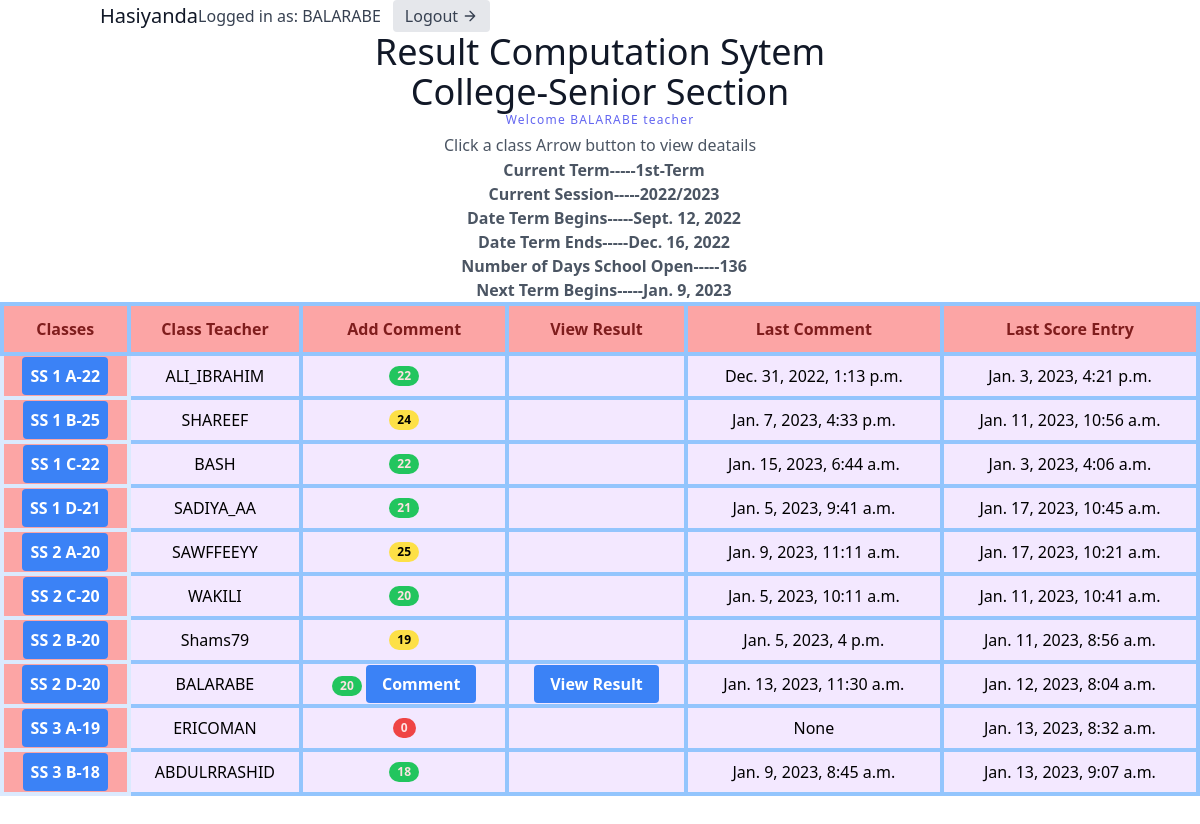
Screenshot of /classList/ (signed in) with the database file from the repository.
### users/models.py (models this page shows, shortened)
class User(AbstractUser):
    class Role(models.TextChoices):
        ADMIN = 'admin'
        TEACHER = 'teacher'
        STUDENT = 'student'
    base_role = Role.TEACHER
    role = models.CharField(max_length=10, choices= Role.choices , null=True, blank=True)
    section = models.ForeignKey('result.section', on_delete=models.SET_NULL, null=True , blank=True)
    class Meta:
        db_table = 'auth_user'
    def __str__(self):
        return self.username

### result/models.py (models this page shows, shortened)
class section(models.Model):
    sectionName = models.CharField(max_length=100 , unique=True)
    def __str__(self):
        return self.sectionName

class setting(models.Model):
    announcement = models.CharField(max_length=100,null=True)
    announcement_date = models.DateField(auto_now_add=False,null=True)
    news = models.CharField(max_length=100,null=True)
    current_Term = models.CharField(max_length=100,choices=term_choices,null=True)
    current_Session = models.CharField(max_length=100,null=True)
    date_Term_Begin = models.DateField(auto_now_add=False,null=True)
    date_Term_End = models.DateField(auto_now_add=False,null=True)
    number_of_days_school_open = models.IntegerField(null=True)
    next_term_begins = models.DateField(auto_now_add=False,null=True)

class classArmTeacher(models.Model):
    className = models.ForeignKey(all_class, on_delete=models.CASCADE, null=True)
    classArm = models.ForeignKey(classArm, related_name='classArm', on_delete=models.CASCADE, null=True)
    classTeacher = models.ForeignKey(User, on_delete=models.SET_NULL, null=True)
    date = models.DateTimeField(auto_now_add=True)
    class Meta:
        ordering = ['className']

class all_class(models.Model):
    className = models.CharField(max_length=100 , unique=True)
    section = models.ForeignKey(section, on_delete=models.CASCADE, null=True)
    complete = models.BooleanField(default=False)
    date = models.DateTimeField(auto_now_add=True)
    def __str__(self):
        return self.className
    class Meta:
        ordering = ['className']

class classArm(models.Model):
    armName = models.CharField(max_length=100 , unique=True)
    def __str__(self):
        return self.armName
    class Meta:
        ordering = ['armName']

### result/views.py (the view, shortened to what this page needs)
# urls.py: path('classList/', classList.as_view(), name='classList'),
class classList(ListView):
    model = classArmTeacher
    template_name = 'result/classList.html'
    def get_context_data(self, **kwargs):
        context = super(classList, self).get_context_data(**kwargs)
        context['user'] = self.request.user
        context['setting'] = setting.objects.all()
        context['settingForm'] = settingForm()
        if self.request.user.is_staff:
            context["btn"] = "Edit Termlly Settings"
            context['all_class'] = classArmTeacher.objects.annotate(
                commentCount = Count('comment__student__id', distinct=True),
                student_in_assessment = Count('assessment__student__id', distinct=True),
                latestCommentdate = Max('comment__date'),
                latestAssessmentdate = Max('assessment__date')
                )
        else:
            context['all_class'] = classArmTeacher.objects.filter(className__section__sectionName = self.request.user.section).annotate(
                commentCount = Count('comment__id', distinct=True),
                student_in_assessment = Count('assessment__student__id', distinct=True),
                latestCommentdate = Max('comment__date'),
                latestAssessmentdate = Max('assessment__date')
            )
        return context

### result/templates/result/classList.html (shortened to what this page needs)
<script src="https://cdn.tailwindcss.com"></script>
<link rel="stylesheet" href="https://cdn.tailgrids.com/tailgrids-fallback.css" />
{% include 'navbar.html' %}
<section class="text-gray-600 body-font">
   <div class="container px-5  mx-auto">
     <div class="flex flex-col text-center w-full">
       <h1 class="sm:text-4xl text-3xl font-medium title-font text-gray-900">Result Computation Sytem</h1>
       <h1 class="sm:text-4xl text-3xl font-medium title-font text-gray-900">{{ user.section }} Section</h1>
       <h2 class="text-xs text-indigo-500 tracking-widest font-medium title-font mb-1">Welcome {{user.username}} {{user.role}}</h2>
       <p class=" mx-auto leading-relaxed text-base">Click a class Arrow button to view deatails</p>
        {% if setting.count > 0 %}
              <h4 class="font-bold pl-2">
                  Current Term-----{{setting.0.current_Term}}<br>
                  Current Session-----{{setting.0.current_Session}}<br>
                  Date Term Begins-----{{setting.0.date_Term_Begin}}<br>
                  Date Term Ends-----{{setting.0.date_Term_End}}<br>
                  Number of Days School Open-----{{setting.0.number_of_days_school_open}}<br>
                  Next Term Begins-----{{setting.0.next_term_begins}}<br>
              </h4>
        {% endif %}
      </div>
   </div>
   <div class="flex flex-col h-screen">
    <div class="flex-grow overflow-auto">
      <table class="relative w-full border">
        <thead>
          <tr>
            <th class="sticky top-0 border-4 border-blue-300  py-3 text-red-900 bg-red-300">Classes</th>
            <th class="sticky top-0 border-4 border-blue-300  py-3 text-red-900 bg-red-300">Class Teacher</th>
            <th class="sticky top-0 border-4 border-blue-300  py-3 text-red-900 bg-red-300">Add Comment</th>
            <th class="sticky top-0 border-4 border-blue-300  py-3 text-red-900 bg-red-300">View Result</th>
            <th class="sticky top-0 border-4 border-blue-300  py-3 text-red-900 bg-red-300 whitespace-nowrap">Last Comment</th>
            <th class="sticky top-0 border-4 border-blue-300  py-3 text-red-900 bg-red-300 whitespace-nowrap">Last Score Entry</th>
          </tr>
        </thead>
        <tbody class="divide-y bg-purple-100">
          <tr>
            {% for class in all_class %}
            <td class="border-4 border-blue-100  bg-red-300  text-center sticky left-0 ">
              <button class="bg-blue-500 hover:bg-blue-700 text-white font-bold py-2 px-2 rounded">
                <a href="{% url 'result:classDetails' class.id %}">
                  {{ class.className }} {{ class.classArm }}-{{class.student_in_assessment}}
                </a>
              </button>
            </td>
            <td class="border-4 border-blue-300    text-center">{{ class.classTeacher }}</td>
            <td class="border-4 border-blue-300    text-center">
              {%if class.commentCount == class.student_in_assessment %}
                <span class="inline-flex items-center justify-center px-2 py-1 text-xs font-bold leading-none text-red-100 bg-green-500 rounded-full">{{class.commentCount}}</span>
               {% elif class.commentCount > 0 %}
               <span class="inline-flex items-center justify-center px-2 py-1 text-xs font-bold leading-none text-black-100 bg-yellow-300 rounded-full">{{class.commentCount}}</span>
                {%else%}
                <span class="inline-flex items-center justify-center px-2 py-1 text-xs font-bold leading-none text-red-100 bg-red-500 rounded-full">{{class.commentCount}}</span>
               {%endif%}
            {% if class.classTeacher == request.user  or request.user.is_staff %}
              <button class="bg-blue-500 hover:bg-blue-700 text-white font-bold py-2 px-4 rounded">
              <a href="{% url 'result:addComment' class.id %}">Comment </a>
              </button>
            {% endif %}
            </td>
            <td class="border-4 border-blue-300    text-center">
            {% if class.classTeacher == request.user or request.user.is_staff %}
             <button class="bg-blue-500 hover:bg-blue-700 text-white font-bold py-2 px-4 rounded">
              <a href="{% url 'result:examResult' class.id %}">View Result</a>
              </button>
            {% endif %}
            </td>
            <td class="border-4 border-blue-300 text-center  ">
              {{ class.latestCommentdate }}
            </td>
            <td class="border-4 border-blue-300 text-center ">
              {{ class.latestAssessmentdate }}
            </td>
          </tr>
          {% endfor %}
        </tbody>
      </table>
    </div>
  </div>
 </section>

### templates/navbar.html (shortened to what this page needs)
<header class="text-gray-700 body-font">
<link rel="stylesheet" href="https://cdnjs.cloudflare.com/ajax/libs/animate.css/3.5.2/animate.min.css">
    <div class="container mx-auto flex flex-wrap flex-col md:flex-row items-center">
      <a href="" class="flex title-font font-medium items-center text-gray-900 mb-4 md:mb-0">
        <span class="ml-3 text-xl">Hasiyanda</span>
      </a>
      {% if request.user.is_authenticated %}
        Logged in as: {{ request.user.username }}
        <a href="{% url 'result:logoutUser'  %}" class="ml-3 inline-flex items-center bg-gray-200 border-0 py-1 px-3 focus:outline-none hover:bg-gray-300 rounded text-base mt-4 md:mt-0">
          Logout
            <svg fill="none" stroke="currentColor" stroke-linecap="round" stroke-linejoin="round" stroke-width="2" class="w-4 h-4 ml-1" viewBox="0 0 24 24">
                <path d="M5 12h14M12 5l7 7-7 7"></path>
            </svg>
        </a>
      {% endif %}
    </div>
</header>

### rows the page displays
setting: current_Term "1st-Term", current_Session "2022/2023", date_Term_Begin "Sept. 12, 2022", date_Term_End "Dec. 16, 2022", number_of_days_school_open "136", next_term_begins "Jan. 9, 2023"
classArmTeacher: className "SS 1", classArm "A", student_in_assessment "22", classTeacher "ALI_IBRAHIM", commentCount "22", latestCommentdate "Dec. 31, 2022, 1:13 p.m.", latestAssessmentdate "Jan. 3, 2023, 4:21 p.m."
classArmTeacher: className "SS 1", classArm "B", student_in_assessment "25", classTeacher "SHAREEF", commentCount "24", latestCommentdate "Jan. 7, 2023, 4:33 p.m.", latestAssessmentdate "Jan. 11, 2023, 10:56 a.m."
classArmTeacher: className "SS 1", classArm "C", student_in_assessment "22", classTeacher "BASH", commentCount "22", latestCommentdate "Jan. 15, 2023, 6:44 a.m.", latestAssessmentdate "Jan. 3, 2023, 4:06 a.m."
classArmTeacher: className "SS 1", classArm "D", student_in_assessment "21", classTeacher "SADIYA_AA", commentCount "21", latestCommentdate "Jan. 5, 2023, 9:41 a.m.", latestAssessmentdate "Jan. 17, 2023, 10:45 a.m."
classArmTeacher: className "SS 2", classArm "A", student_in_assessment "20", classTeacher "SAWFFEEYY", commentCount "25", latestCommentdate "Jan. 9, 2023, 11:11 a.m.", latestAssessmentdate "Jan. 17, 2023, 10:21 a.m."
classArmTeacher: className "SS 2", classArm "C", student_in_assessment "20", classTeacher "WAKILI", commentCount "20", latestCommentdate "Jan. 5, 2023, 10:11 a.m.", latestAssessmentdate "Jan. 11, 2023, 10:41 a.m."
classArmTeacher: className "SS 2", classArm "B", student_in_assessment "20", classTeacher "Shams79", commentCount "19", latestCommentdate "Jan. 5, 2023, 4 p.m.", latestAssessmentdate "Jan. 11, 2023, 8:56 a.m."
classArmTeacher: className "SS 2", classArm "D", student_in_assessment "20", classTeacher "BALARABE", commentCount "20", shows "Comment", shows "View Result", latestCommentdate "Jan. 13, 2023, 11:30 a.m.", latestAssessmentdate "Jan. 12, 2023, 8:04 a.m."
classArmTeacher: className "SS 3", classArm "A", student_in_assessment "19", classTeacher "ERICOMAN", commentCount "0", latestCommentdate "None", latestAssessmentdate "Jan. 13, 2023, 8:32 a.m."
classArmTeacher: className "SS 3", classArm "B", student_in_assessment "18", classTeacher "ABDULRRASHID", commentCount "18", latestCommentdate "Jan. 9, 2023, 8:45 a.m.", latestAssessmentdate "Jan. 13, 2023, 9:07 a.m."

### other values shown
{{ request.user.username }} "BALARABE"
{{ user.section }} "College-Senior"
{{ user.username }} "BALARABE"
{{ user.role }} "teacher"
